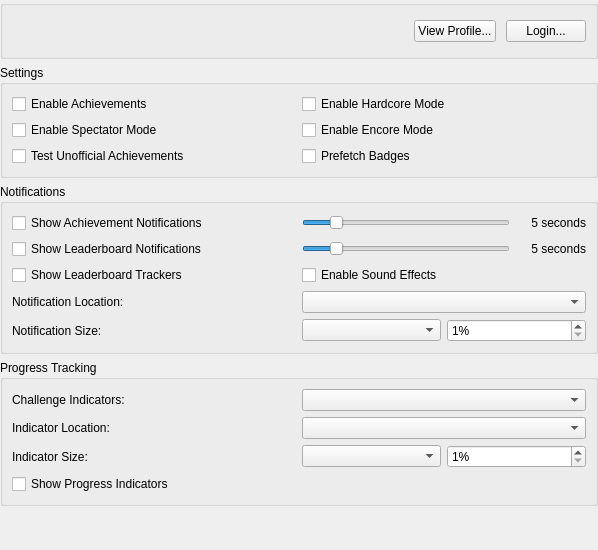
<?xml version="1.0" encoding="UTF-8"?>
<ui version="4.0">
 <class>AchievementSettingsWidget</class>
 <widget class="QWidget" name="AchievementSettingsWidget">
  <property name="geometry">
   <rect>
    <x>0</x>
    <y>0</y>
    <width>598</width>
    <height>550</height>
   </rect>
  </property>
  <layout class="QVBoxLayout" name="verticalLayout">
   <property name="leftMargin">
    <number>0</number>
   </property>
   <property name="topMargin">
    <number>0</number>
   </property>
   <property name="rightMargin">
    <number>0</number>
   </property>
   <property name="bottomMargin">
    <number>0</number>
   </property>
   <item>
    <widget class="QGroupBox" name="loginBox">
     <layout class="QHBoxLayout" name="horizontalLayout" stretch="0,1,0,0">
      <property name="spacing">
       <number>10</number>
      </property>
      <item>
       <widget class="QLabel" name="userBadge">
        <property name="sizePolicy">
         <sizepolicy hsizetype="Fixed" vsizetype="Fixed">
          <horstretch>0</horstretch>
          <verstretch>0</verstretch>
         </sizepolicy>
        </property>
        <property name="minimumSize">
         <size>
          <width>32</width>
          <height>32</height>
         </size>
        </property>
        <property name="maximumSize">
         <size>
          <width>32</width>
          <height>32</height>
         </size>
        </property>
        <property name="scaledContents">
         <bool>true</bool>
        </property>
       </widget>
      </item>
      <item>
       <widget class="QLabel" name="loginStatus">
        <property name="alignment">
         <set>Qt::AlignmentFlag::AlignLeading|Qt::AlignmentFlag::AlignLeft|Qt::AlignmentFlag::AlignTop</set>
        </property>
       </widget>
      </item>
      <item>
       <widget class="QPushButton" name="viewProfile">
        <property name="text">
         <string>View Profile...</string>
        </property>
       </widget>
      </item>
      <item>
       <widget class="QPushButton" name="loginButton">
        <property name="text">
         <string>Login...</string>
        </property>
       </widget>
      </item>
     </layout>
    </widget>
   </item>
   <item>
    <widget class="QGroupBox" name="settingsGroup">
     <property name="title">
      <string>Settings</string>
     </property>
     <layout class="QGridLayout" name="settingsLayout">
      <item row="0" column="0">
       <widget class="QCheckBox" name="enable">
        <property name="text">
         <string>Enable Achievements</string>
        </property>
       </widget>
      </item>
      <item row="0" column="1">
       <widget class="QCheckBox" name="hardcoreMode">
        <property name="text">
         <string>Enable Hardcore Mode</string>
        </property>
       </widget>
      </item>
      <item row="1" column="0">
       <widget class="QCheckBox" name="spectatorMode">
        <property name="text">
         <string>Enable Spectator Mode</string>
        </property>
       </widget>
      </item>
      <item row="1" column="1">
       <widget class="QCheckBox" name="encoreMode">
        <property name="text">
         <string>Enable Encore Mode</string>
        </property>
       </widget>
      </item>
      <item row="2" column="0">
       <widget class="QCheckBox" name="unofficialAchievements">
        <property name="text">
         <string>Test Unofficial Achievements</string>
        </property>
       </widget>
      </item>
      <item row="2" column="1">
       <widget class="QCheckBox" name="prefetchBadges">
        <property name="text">
         <string>Prefetch Badges</string>
        </property>
       </widget>
      </item>
     </layout>
    </widget>
   </item>
   <item>
    <widget class="QGroupBox" name="notificationsGroup">
     <property name="title">
      <string>Notifications</string>
     </property>
     <layout class="QGridLayout" name="gridLayout_2" columnstretch="1,1">
      <item row="0" column="0">
       <widget class="QCheckBox" name="achievementNotifications">
        <property name="text">
         <string>Show Achievement Notifications</string>
        </property>
       </widget>
      </item>
      <item row="0" column="1">
       <layout class="QHBoxLayout" name="horizontalLayout_3" stretch="1,0">
        <item>
         <widget class="QSlider" name="achievementNotificationsDuration">
          <property name="minimum">
           <number>1</number>
          </property>
          <property name="maximum">
           <number>30</number>
          </property>
          <property name="pageStep">
           <number>5</number>
          </property>
          <property name="value">
           <number>5</number>
          </property>
          <property name="orientation">
           <enum>Qt::Orientation::Horizontal</enum>
          </property>
         </widget>
        </item>
        <item>
         <widget class="QLabel" name="achievementNotificationsDurationLabel">
          <property name="minimumSize">
           <size>
            <width>70</width>
            <height>0</height>
           </size>
          </property>
          <property name="text">
           <string>5 seconds</string>
          </property>
          <property name="alignment">
           <set>Qt::AlignmentFlag::AlignRight|Qt::AlignmentFlag::AlignTrailing|Qt::AlignmentFlag::AlignVCenter</set>
          </property>
         </widget>
        </item>
       </layout>
      </item>
      <item row="1" column="0">
       <widget class="QCheckBox" name="leaderboardNotifications">
        <property name="text">
         <string>Show Leaderboard Notifications</string>
        </property>
       </widget>
      </item>
      <item row="1" column="1">
       <layout class="QHBoxLayout" name="horizontalLayout_2" stretch="1,0">
        <item>
         <widget class="QSlider" name="leaderboardNotificationsDuration">
          <property name="minimum">
           <number>1</number>
          </property>
          <property name="maximum">
           <number>30</number>
          </property>
          <property name="pageStep">
           <number>5</number>
          </property>
          <property name="value">
           <number>5</number>
          </property>
          <property name="orientation">
           <enum>Qt::Orientation::Horizontal</enum>
          </property>
         </widget>
        </item>
        <item>
         <widget class="QLabel" name="leaderboardNotificationsDurationLabel">
          <property name="minimumSize">
           <size>
            <width>70</width>
            <height>0</height>
           </size>
          </property>
          <property name="text">
           <string>5 seconds</string>
          </property>
          <property name="alignment">
           <set>Qt::AlignmentFlag::AlignRight|Qt::AlignmentFlag::AlignTrailing|Qt::AlignmentFlag::AlignVCenter</set>
          </property>
         </widget>
        </item>
       </layout>
      </item>
      <item row="2" column="0">
       <widget class="QCheckBox" name="leaderboardTrackers">
        <property name="text">
         <string>Show Leaderboard Trackers</string>
        </property>
       </widget>
      </item>
      <item row="2" column="1">
       <layout class="QHBoxLayout" name="horizontalLayout_4" stretch="0,1">
        <property name="spacing">
         <number>0</number>
        </property>
        <item>
         <widget class="QCheckBox" name="soundEffects">
          <property name="text">
           <string>Enable Sound Effects</string>
          </property>
         </widget>
        </item>
        <item>
         <widget class="QLabel" name="changeSoundsLink">
          <property name="openExternalLinks">
           <bool>true</bool>
          </property>
          <property name="textInteractionFlags">
           <set>Qt::TextInteractionFlag::LinksAccessibleByKeyboard|Qt::TextInteractionFlag::LinksAccessibleByMouse</set>
          </property>
         </widget>
        </item>
       </layout>
      </item>
      <item row="3" column="0">
       <widget class="QLabel" name="notificationLocationLabel">
        <property name="text">
         <string>Notification Location:</string>
        </property>
       </widget>
      </item>
      <item row="3" column="1">
       <widget class="QComboBox" name="notificationLocation"/>
      </item>
      <item row="4" column="0">
       <widget class="QLabel" name="notificationScaleLabel">
        <property name="text">
         <string>Notification Size:</string>
        </property>
       </widget>
      </item>
      <item row="4" column="1">
       <layout class="QHBoxLayout" name="notificationScaleLayout">
        <item>
         <widget class="QComboBox" name="notificationScale"/>
        </item>
        <item>
         <widget class="QSpinBox" name="notificationScaleCustom">
          <property name="suffix">
           <string>%</string>
          </property>
          <property name="minimum">
           <number>1</number>
          </property>
          <property name="maximum">
           <number>1000</number>
          </property>
         </widget>
        </item>
       </layout>
      </item>
     </layout>
    </widget>
   </item>
   <item>
    <widget class="QGroupBox" name="progressTrackingGroup">
     <property name="title">
      <string>Progress Tracking</string>
     </property>
     <layout class="QGridLayout" name="gridLayout" columnstretch="1,1">
      <item row="0" column="0">
       <widget class="QLabel" name="challengeIndicatorModeLabel">
        <property name="text">
         <string>Challenge Indicators:</string>
        </property>
       </widget>
      </item>
      <item row="0" column="1">
       <widget class="QComboBox" name="challengeIndicatorMode"/>
      </item>
      <item row="1" column="0">
       <widget class="QLabel" name="indicatorLocationLabel">
        <property name="text">
         <string>Indicator Location:</string>
        </property>
       </widget>
      </item>
      <item row="1" column="1">
       <widget class="QComboBox" name="indicatorLocation"/>
      </item>
      <item row="2" column="0">
       <widget class="QLabel" name="indicatorScaleLabel">
        <property name="text">
         <string>Indicator Size:</string>
        </property>
       </widget>
      </item>
      <item row="2" column="1">
       <layout class="QHBoxLayout" name="indicatorScaleLayout">
        <item>
         <widget class="QComboBox" name="indicatorScale"/>
        </item>
        <item>
         <widget class="QSpinBox" name="indicatorScaleCustom">
          <property name="suffix">
           <string>%</string>
          </property>
          <property name="minimum">
           <number>1</number>
          </property>
          <property name="maximum">
           <number>1000</number>
          </property>
         </widget>
        </item>
       </layout>
      </item>
      <item row="3" column="0">
       <widget class="QCheckBox" name="progressIndicators">
        <property name="text">
         <string>Show Progress Indicators</string>
        </property>
       </widget>
      </item>
     </layout>
    </widget>
   </item>
   <item>
    <spacer name="verticalSpacer">
     <property name="orientation">
      <enum>Qt::Orientation::Vertical</enum>
     </property>
     <property name="sizeHint" stdset="0">
      <size>
       <width>0</width>
       <height>0</height>
      </size>
     </property>
    </spacer>
   </item>
  </layout>
 </widget>
 <resources>
  <include location="resources/duckstation-qt.qrc"/>
 </resources>
 <connections/>
</ui>
